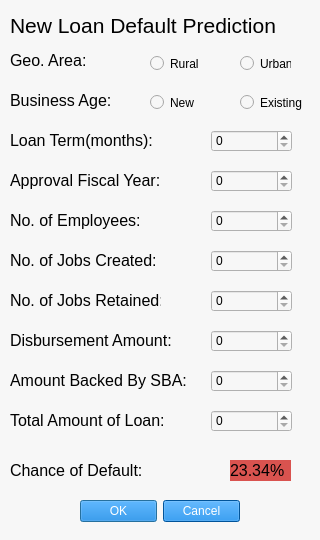
<?xml version="1.0" encoding="UTF-8"?>
<ui version="4.0">
 <class>Dialog</class>
 <widget class="QDialog" name="Dialog">
  <property name="geometry">
   <rect>
    <x>0</x>
    <y>0</y>
    <width>320</width>
    <height>540</height>
   </rect>
  </property>
  <property name="windowTitle">
   <string>Dialog</string>
  </property>
  <property name="styleSheet">
   <string notr="true">background:#f7f7f7;</string>
  </property>
  <widget class="QLabel" name="label">
   <property name="geometry">
    <rect>
     <x>10</x>
     <y>10</y>
     <width>281</width>
     <height>31</height>
    </rect>
   </property>
   <property name="font">
    <font>
     <pointsize>16</pointsize>
    </font>
   </property>
   <property name="text">
    <string>New Loan Default Prediction</string>
   </property>
  </widget>
  <widget class="QLabel" name="label_2">
   <property name="geometry">
    <rect>
     <x>10</x>
     <y>50</y>
     <width>101</width>
     <height>21</height>
    </rect>
   </property>
   <property name="font">
    <font>
     <pointsize>12</pointsize>
    </font>
   </property>
   <property name="cursor">
    <cursorShape>WhatsThisCursor</cursorShape>
   </property>
   <property name="text">
    <string>Geo. Area:</string>
   </property>
  </widget>
  <widget class="QRadioButton" name="rural_btn">
   <property name="geometry">
    <rect>
     <x>150</x>
     <y>55</y>
     <width>51</width>
     <height>17</height>
    </rect>
   </property>
   <property name="text">
    <string>Rural</string>
   </property>
  </widget>
  <widget class="QRadioButton" name="urban_btn">
   <property name="geometry">
    <rect>
     <x>240</x>
     <y>55</y>
     <width>51</width>
     <height>17</height>
    </rect>
   </property>
   <property name="text">
    <string>Urban</string>
   </property>
  </widget>
  <widget class="QLabel" name="label_3">
   <property name="geometry">
    <rect>
     <x>10</x>
     <y>90</y>
     <width>101</width>
     <height>21</height>
    </rect>
   </property>
   <property name="font">
    <font>
     <pointsize>12</pointsize>
    </font>
   </property>
   <property name="cursor">
    <cursorShape>WhatsThisCursor</cursorShape>
   </property>
   <property name="text">
    <string>Business Age:</string>
   </property>
  </widget>
  <widget class="QRadioButton" name="radioButton">
   <property name="geometry">
    <rect>
     <x>150</x>
     <y>94</y>
     <width>82</width>
     <height>17</height>
    </rect>
   </property>
   <property name="text">
    <string>New</string>
   </property>
  </widget>
  <widget class="QRadioButton" name="radioButton_2">
   <property name="geometry">
    <rect>
     <x>240</x>
     <y>94</y>
     <width>82</width>
     <height>17</height>
    </rect>
   </property>
   <property name="text">
    <string>Existing</string>
   </property>
  </widget>
  <widget class="QLabel" name="label_4">
   <property name="geometry">
    <rect>
     <x>10</x>
     <y>130</y>
     <width>151</width>
     <height>21</height>
    </rect>
   </property>
   <property name="font">
    <font>
     <pointsize>12</pointsize>
    </font>
   </property>
   <property name="cursor">
    <cursorShape>WhatsThisCursor</cursorShape>
   </property>
   <property name="toolTip">
    <string/>
   </property>
   <property name="text">
    <string>Loan Term(months):</string>
   </property>
  </widget>
  <widget class="QSpinBox" name="term_box">
   <property name="geometry">
    <rect>
     <x>211</x>
     <y>130</y>
     <width>81</width>
     <height>22</height>
    </rect>
   </property>
  </widget>
  <widget class="QLabel" name="label_5">
   <property name="geometry">
    <rect>
     <x>10</x>
     <y>210</y>
     <width>151</width>
     <height>21</height>
    </rect>
   </property>
   <property name="font">
    <font>
     <pointsize>12</pointsize>
    </font>
   </property>
   <property name="cursor">
    <cursorShape>WhatsThisCursor</cursorShape>
   </property>
   <property name="text">
    <string>No. of Employees:</string>
   </property>
  </widget>
  <widget class="QLabel" name="label_6">
   <property name="geometry">
    <rect>
     <x>10</x>
     <y>250</y>
     <width>151</width>
     <height>21</height>
    </rect>
   </property>
   <property name="font">
    <font>
     <pointsize>12</pointsize>
    </font>
   </property>
   <property name="cursor">
    <cursorShape>WhatsThisCursor</cursorShape>
   </property>
   <property name="text">
    <string>No. of Jobs Created:</string>
   </property>
  </widget>
  <widget class="QLabel" name="label_7">
   <property name="geometry">
    <rect>
     <x>10</x>
     <y>290</y>
     <width>151</width>
     <height>21</height>
    </rect>
   </property>
   <property name="font">
    <font>
     <pointsize>12</pointsize>
    </font>
   </property>
   <property name="cursor">
    <cursorShape>WhatsThisCursor</cursorShape>
   </property>
   <property name="text">
    <string>No. of Jobs Retained:</string>
   </property>
  </widget>
  <widget class="QLabel" name="label_8">
   <property name="geometry">
    <rect>
     <x>10</x>
     <y>170</y>
     <width>151</width>
     <height>21</height>
    </rect>
   </property>
   <property name="font">
    <font>
     <pointsize>12</pointsize>
    </font>
   </property>
   <property name="cursor">
    <cursorShape>WhatsThisCursor</cursorShape>
   </property>
   <property name="text">
    <string>Approval Fiscal Year:</string>
   </property>
  </widget>
  <widget class="QSpinBox" name="approvalfy_box">
   <property name="geometry">
    <rect>
     <x>211</x>
     <y>170</y>
     <width>81</width>
     <height>22</height>
    </rect>
   </property>
  </widget>
  <widget class="QSpinBox" name="no_emp_box">
   <property name="geometry">
    <rect>
     <x>211</x>
     <y>210</y>
     <width>81</width>
     <height>22</height>
    </rect>
   </property>
  </widget>
  <widget class="QSpinBox" name="job_create_box">
   <property name="geometry">
    <rect>
     <x>211</x>
     <y>250</y>
     <width>81</width>
     <height>22</height>
    </rect>
   </property>
  </widget>
  <widget class="QSpinBox" name="job_retain_box">
   <property name="geometry">
    <rect>
     <x>211</x>
     <y>290</y>
     <width>81</width>
     <height>22</height>
    </rect>
   </property>
  </widget>
  <widget class="QLabel" name="label_9">
   <property name="geometry">
    <rect>
     <x>10</x>
     <y>330</y>
     <width>171</width>
     <height>21</height>
    </rect>
   </property>
   <property name="font">
    <font>
     <pointsize>12</pointsize>
    </font>
   </property>
   <property name="cursor">
    <cursorShape>WhatsThisCursor</cursorShape>
   </property>
   <property name="text">
    <string>Disbursement Amount:</string>
   </property>
  </widget>
  <widget class="QLabel" name="label_10">
   <property name="geometry">
    <rect>
     <x>10</x>
     <y>370</y>
     <width>181</width>
     <height>21</height>
    </rect>
   </property>
   <property name="font">
    <font>
     <pointsize>12</pointsize>
    </font>
   </property>
   <property name="cursor">
    <cursorShape>WhatsThisCursor</cursorShape>
   </property>
   <property name="text">
    <string>Amount Backed By SBA:</string>
   </property>
  </widget>
  <widget class="QLabel" name="label_11">
   <property name="geometry">
    <rect>
     <x>10</x>
     <y>410</y>
     <width>171</width>
     <height>21</height>
    </rect>
   </property>
   <property name="font">
    <font>
     <pointsize>12</pointsize>
    </font>
   </property>
   <property name="cursor">
    <cursorShape>WhatsThisCursor</cursorShape>
   </property>
   <property name="text">
    <string>Total Amount of Loan:</string>
   </property>
  </widget>
  <widget class="QSpinBox" name="gr_disburse_box">
   <property name="geometry">
    <rect>
     <x>211</x>
     <y>330</y>
     <width>81</width>
     <height>22</height>
    </rect>
   </property>
  </widget>
  <widget class="QSpinBox" name="sba_appv_box">
   <property name="geometry">
    <rect>
     <x>211</x>
     <y>370</y>
     <width>81</width>
     <height>22</height>
    </rect>
   </property>
  </widget>
  <widget class="QSpinBox" name="gr_appv_box">
   <property name="geometry">
    <rect>
     <x>211</x>
     <y>410</y>
     <width>81</width>
     <height>22</height>
    </rect>
   </property>
  </widget>
  <widget class="QDialogButtonBox" name="buttonBox">
   <property name="geometry">
    <rect>
     <x>80</x>
     <y>500</y>
     <width>160</width>
     <height>23</height>
    </rect>
   </property>
   <property name="styleSheet">
    <string notr="true">background:#0275d8;color:white;</string>
   </property>
   <property name="standardButtons">
    <set>QDialogButtonBox::Cancel|QDialogButtonBox::Ok</set>
   </property>
  </widget>
  <widget class="QLabel" name="label_12">
   <property name="geometry">
    <rect>
     <x>10</x>
     <y>460</y>
     <width>141</width>
     <height>21</height>
    </rect>
   </property>
   <property name="font">
    <font>
     <pointsize>12</pointsize>
    </font>
   </property>
   <property name="cursor">
    <cursorShape>WhatsThisCursor</cursorShape>
   </property>
   <property name="styleSheet">
    <string notr="true"/>
   </property>
   <property name="text">
    <string>Chance of Default:</string>
   </property>
  </widget>
  <widget class="QLabel" name="label_13">
   <property name="geometry">
    <rect>
     <x>230</x>
     <y>460</y>
     <width>61</width>
     <height>21</height>
    </rect>
   </property>
   <property name="font">
    <font>
     <pointsize>12</pointsize>
    </font>
   </property>
   <property name="autoFillBackground">
    <bool>false</bool>
   </property>
   <property name="styleSheet">
    <string notr="true">background:#d9534f</string>
   </property>
   <property name="text">
    <string>23.34%</string>
   </property>
  </widget>
 </widget>
 <resources/>
 <connections/>
</ui>
